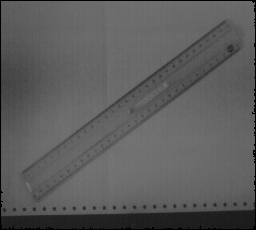
#> input picture Taller1/images/regle.png, 256 x 230 px, found by its file name
$ jupyter execute Punto3.ipynb
#> lines starting #> are read from the running program, lines starting #| are printed output that depends on the picture
# Negativo

[cell 1]
import cv2
import matplotlib.pyplot as plt
import numpy as np
import urllib.request

[cell 2]
def process_image(image_path):
    req = urllib.request.urlopen(image_path)
    arr = np.asarray(bytearray(req.read()), dtype=np.uint8)
    img = cv2.imdecode(arr, -1)
#> img is the input picture: shape (230, 256, 3); min 0, max 118, mean 92
    return img

[cell 3]
regle = process_image('https://raw.githubusercontent.com/pukinidev/TalleresImagenes/refs/heads/main/Taller1/images/regle.png')

[cell 4]
plt.imshow(regle)

[cell 5]
hist = cv2.calcHist([regle], [0], None, [256], [0,256])
#> hist = 256 values, max 2916 at index 106, min 0 at index 1, mean 230
plt.plot(hist)
plt.show()
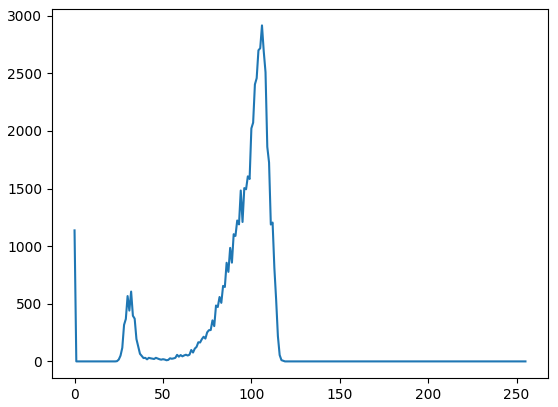
#> figure drawn by matplotlib, 1 panel; curve peaks at x = 106, y = 2916

[cell 6]
not_image = cv2.bitwise_not(regle)
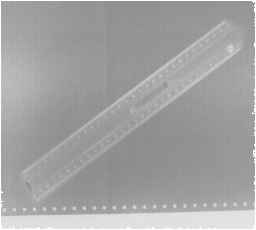
#> not_image: shape (230, 256, 3); min 137, max 255, mean 163

[cell 7]
plt.imshow(not_image)

[cell 8]
hist = cv2.calcHist([not_image], [0], None, [256], [0,256])
#> hist = 256 values, max 2916 at index 149, min 0 at index 0, mean 230
plt.plot(hist)
plt.show()
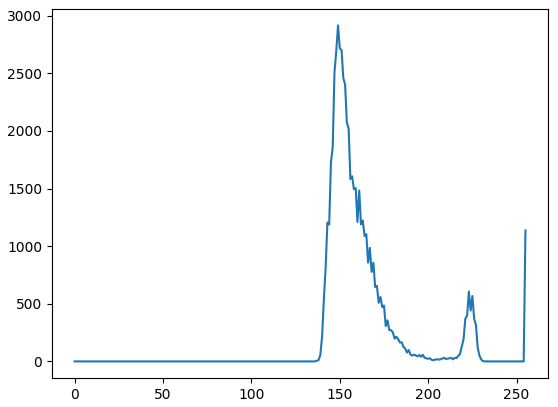
#> figure drawn by matplotlib, 1 panel; curve peaks at x = 149, y = 2916

¿Cómo es este histograma con respecto al de la imagen original?

En este caso el histograma que genero la operación de bitwise not es el inverso del histograma original de la imagen. En ese caso hay una predominancia desde los tonos medios hasta los blancos.

## Expansión

[cell 9]
min_val = np.min(regle)
#> min_val = 0
max_val = np.max(regle)
#> max_val = 118

imagen_contraste_expandido = ((regle - min_val) / (max_val - min_val) * 255).astype(np.uint8)
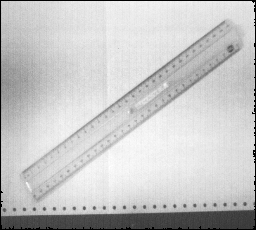
#> imagen_contraste_expandido: shape (230, 256, 3); min 0, max 255, mean 198.4
plt.imshow(imagen_contraste_expandido)

[cell 10]
hist = cv2.calcHist([imagen_contraste_expandido], [0], None, [256], [0,256])
#> hist = 256 values, max 2916 at index 229, min 0 at index 1, mean 230
plt.plot(hist)
plt.show()
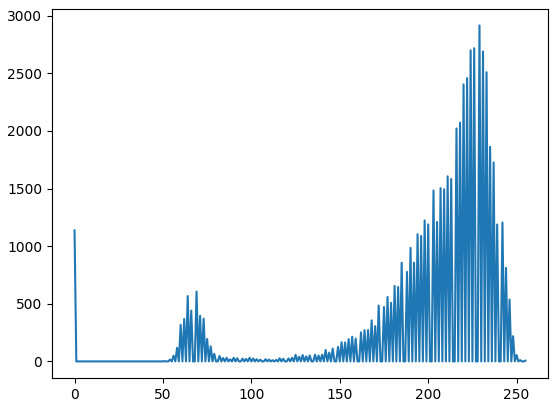
#> figure drawn by matplotlib, 1 panel; curve peaks at x = 229, y = 2916
